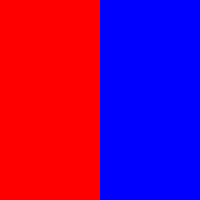
Frame 1 (no input)
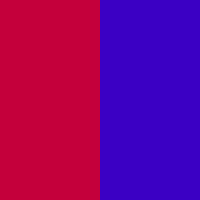
Frame 60 (the mouse pressed at the canvas centre just before this capture)
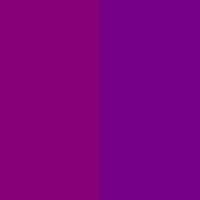
Frame 120 (the mouse held since frame 60 and released just before this capture)

The Processing sketch that drew these frames (run headless with seeded random() and noise(); from frame 60 on, the mouse is pressed at the canvas centre):

// Processing sketch: John_Finley_Color_Swapper
// ── John_Finley_Color_Swapper.pde
// John Finley
// jpfinley@gmail.com
// Color Swapper

int r = 255;
int b = 0;
boolean descending = true;

void setup(){
  size(200, 200);
  noStroke();
}

void draw(){
  if(descending){

    //left
    fill(r, 0, b);
    rect(0, 0, 100, 200);

    //right
    fill(b, 0, r);
    rect(100, 0, 100, 200);

    r--;
    b++;
    println(r+" "+b);
    
    if(r == 0){
      descending = false;
    }
  }
  else{
    //left
    fill(r, 0, b);
    rect(0, 0, 100, 200);

    //right
    fill(b, 0, r);
    rect(100, 0, 100, 200);

    r++;
    b--;
    println(r+" "+b);
    
    if(r == 255){
      descending = true;
    }
  }
}
